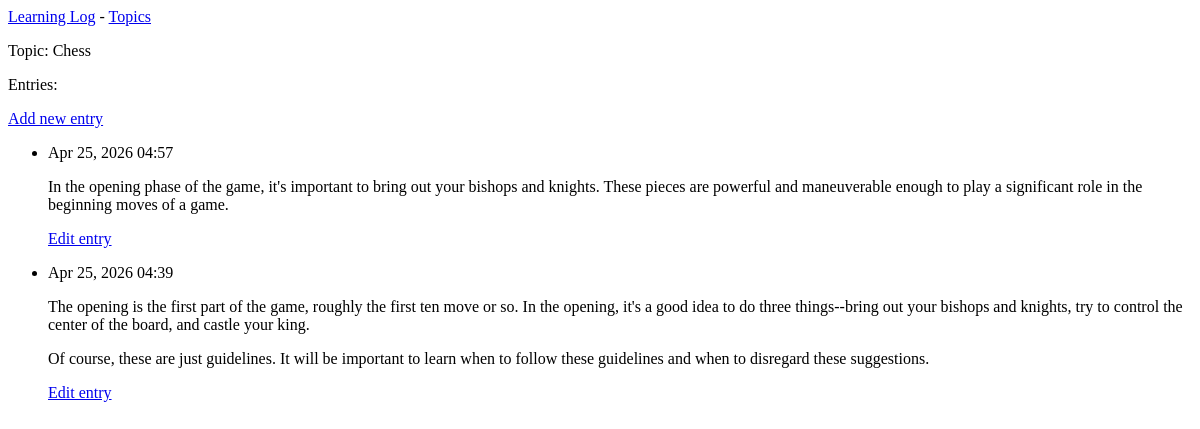
The page /topics/1/ on the database as committed earlier.
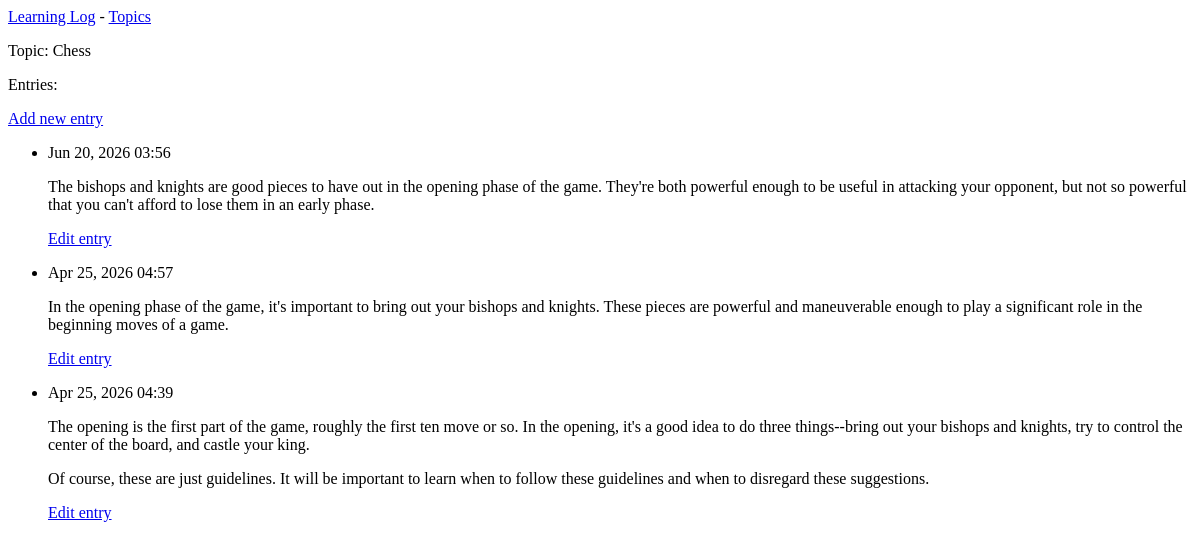
The same page on the database as committed later.
### learning_logs/models.py (models this page shows, shortened)
class Entry(models.Model):
    topic = models.ForeignKey(Topic, on_delete=models.CASCADE)
    text = models.TextField()
    date_added = models.DateTimeField(auto_now_add=True)
    class Meta:
        verbose_name_plural = 'Entries'

### learning_logs/views.py (the view)
# urls.py: path('topics/<int:topic_id>/', views.topic, name='topic'),
def topic(request, topic_id):
    topic = Topic.objects.get(id=topic_id)
    entries = topic.entry_set.order_by('-date_added')
    context = {'topic': topic, 'entries': entries}
    return render(request, 'learning_logs/topic.html', context)

### learning_logs/models.py (called while the page is built)
    def __str__(self):
        return self.text

### learning_logs/templates/learning_logs/topic.html
{% extends 'learning_logs/base.html' %}
{% block content %}
    <p>Topic: {{ topic }}</p>
    <p>Entries:</p>
    <p>
        <a href="{% url 'learning_logs:new_entry' topic.id %}">Add new entry</a>
    </p>
    <ul>
    {% for entry in entries %}
        <li>
            <p>{{ entry.date_added|date:'M d, Y H:i' }}</p>
            <p>{{ entry.text|linebreaks }}</p>
            <p>
                <a href="{% url 'learning_logs:edit_entry' entry.id %}">Edit entry</a>
            </p>
        </li>
    {% empty %}
        <li>There are no entries for this topic yet.</li>
    {% endfor %}
    </ul>
{% endblock content %}

Rows that differ between the two databases and show on the page:
added Entry: date_added "Jun 20, 2026 03:56", text "The bishops and knights are good pieces to have out in the opening phase of the game. They're both powerful enough to be useful in attacking your opponent, but not so powerful that you can't afford to lose them in an early phase."
